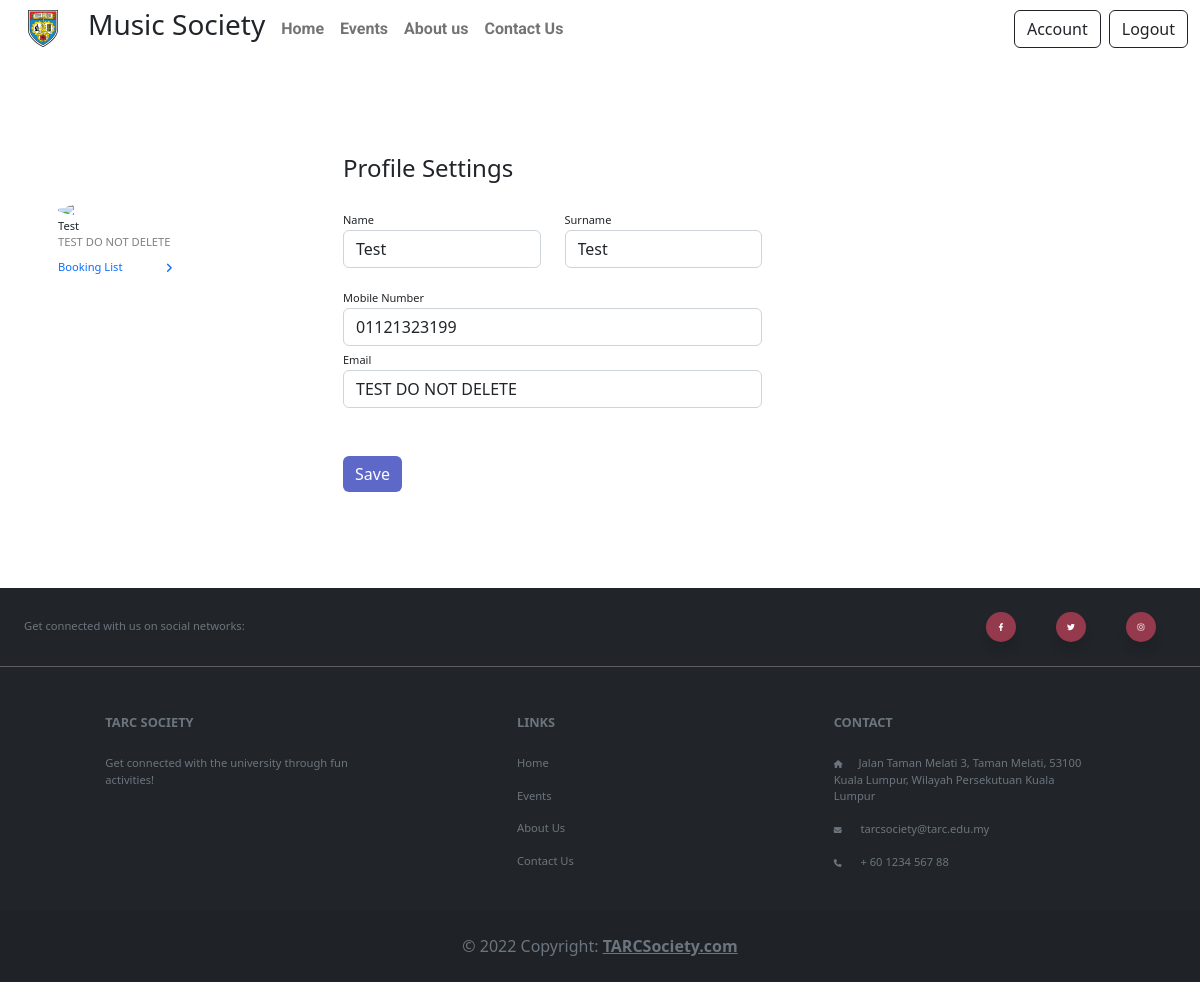
/account.php (signed in), run on the app's committed database.
### tables this page shows
CREATE TABLE `user` (
  `User_ID` int(11) NOT NULL,
  `First_Name` varchar(30) NOT NULL,
  `Last_Name` varchar(30) NOT NULL,
  `Email` varchar(30) DEFAULT NULL,
  `Mobile_Number` varchar(30) NOT NULL,
  `Password` varchar(30) NOT NULL
);

### account.php (the view, shortened to what this page needs)
<?php
require("PHP_modules/conn.php");
?>
<!DOCTYPE html>
<html lang="en">
<head>
    <link rel="stylesheet" href="CSS/main.css">
    <link rel="stylesheet" href="https://cdn.jsdelivr.net/npm/bootstrap@5.2.0/dist/css/bootstrap.min.css">
    <link rel="stylesheet" href="CSS/account.css">
    <link rel="stylesheet" href="https://cdnjs.cloudflare.com/ajax/libs/font-awesome/6.1.2/css/all.min.css" />
</head>
<body>
    <?php require("PHP_modules/Navigation.php") ?>
    <?php
        $sql = "SELECT * FROM user WHERE User_ID=" . $_SESSION['userID'];
        $result = $mysqli->query($sql);
        $row = $result->fetch_assoc();
    ?>
    <div class="container rounded bg-white mt-5 mb-5">
        <div class="row">
            <div class="col-md-3 border-right">
                <div class="d-flex flex-column align-items-cEnter text-cEnter p-3 py-5">
                    <img class="rounded-circle mt-5" width="150px" src="https://st3.depositphotos.com/15648834/17930/v/600/depositphotos_179308454-stock-illustration-unknown-person-silhouette-glasses-profile.jpg">
                    <span class="font-weight-bold"><?php echo $row['First_Name'] ?></span>
                    <span class="text-black-50"><?php echo $row['Email'] ?></span>
                    <a href="booking-list.php" style="text-decoration:none;" class="d-flex justify-content-between w-50 align-items-center pt-2">
                        <span>Booking List</span>
                        <i class="fa-solid fa-angle-right"></i>
                    </a>
                </div>
            </div>
            <div class="col-md-5 border-right">
                <div class="p-3 py-5">
                    <div class="d-flex justify-content-between align-items-cEnter mb-3">
                        <h4 class="text-right">Profile Settings</h4>
                    </div>
                    <form action="account.php" method="POST">
                    <div class="row mt-2">
                        <div class="col-md-6"><label class="labels">Name</label><input required name="firstName" type="text" class="form-control" placeholder="first name" value="<?php echo $row['First_Name'] ?>"></div>
                        <div class="col-md-6"><label class="labels">Surname</label><input required type="text" name="lastName" class="form-control" value="<?php echo $row['Last_Name'] ?>" placeholder="surname"></div>
                    </div>
                    <div class="row mt-3">
                        <div class="col-md-12"><label class="labels">Mobile Number</label><input required type="tel" class="form-control" pattern="01[0-9][0-9]{9}" name="mobile" value="<?php echo $row['Mobile_Number'] ?>"></div>
                        <div class="col-md-12"><label class="labels">Email</label><input required type="email" name="email" class="form-control" placeholder="Enter Email" value="<?php echo $row['Email'] ?>"></div>
                    </div>
                    <div class="mt-5 text-cEnter"><input class="btn btn-primary profile-button" type="submit" name="save-sub" value="Save"></div>
                    </form>
                </div>
            </div>
        </div>
    </div>
    <?php require("PHP_modules/footer.php") ?>
</body>
</html>

### CSS/main.css (style rules this page uses)
@media only screen and (max-width: 1400px) { span { font-size: 0.7em; } }
@media only screen and (max-width: 1400px) { i { font-size: 0.7em !important; } }

### CSS/account.css (style rules this page uses)
.profile-button { background: rgb(94, 104, 201); box-shadow: none; border: none }
.labels { font-size: 11px }

### data on the page
user: First_Name "Test", Email "TEST DO NOT DELETE", firstName "Test", lastName "Test", mobile "01121323199", email "TEST DO NOT DELETE"
